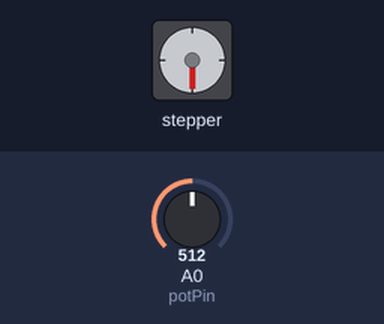
The sketch below on a simulated Arduino Uno, built with avr-gcc and run on an emulated ATmega328P. Parts: stepper motor. Wiring (inferred from the names in the program): stepper motor driver (800 steps per turn assumed): step pin 3; direction pin 2. The test bench sets the inputs (shaded band); at power-on: A0 (potPin) = 512.

Above: at 1.8 s.
1.9 s: A0 (potPin) set to 716
At 2.9 s:
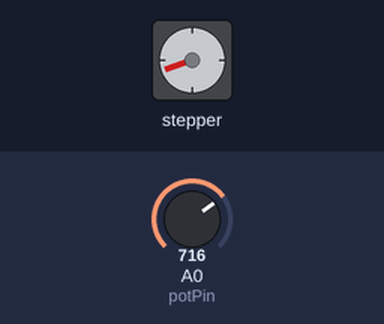
3.7 s: A0 (potPin) set to 900
At 5.0 s:
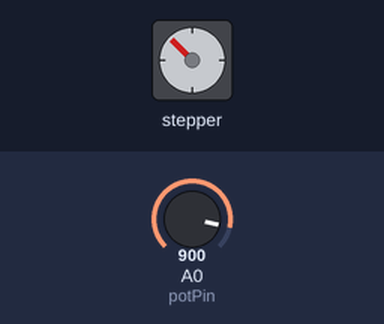
5.5 s: A0 (potPin) set to 1023
At 6.0 s:
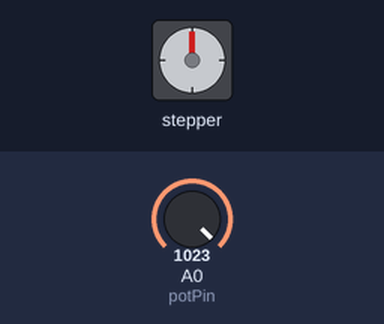
7.2 s: A0 (potPin) set to 511
At 8.9 s:
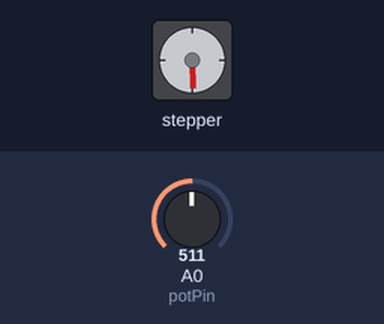
9.6 s: A0 (potPin) set to 306
At 10.6 s:
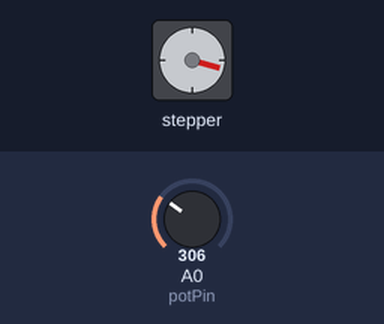
Timing chart, 0 to 12.5 s (numbered marks = the images above; inputs shaded):
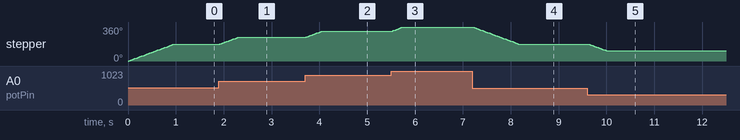

The sketch:

motor_angle_test.ino
```cpp
#define dirPin 2
#define stepPin 3
#define potPin A0

const int stepsPerRevolution = 800; // Adjust for your stepper motor
int lastStepCount = 0;

void setup() {
  pinMode(stepPin, OUTPUT);
  pinMode(dirPin, OUTPUT);
  pinMode(potPin, INPUT);
  Serial.begin(9600);
}

void stepMotor(int steps, int direction) {
  digitalWrite(dirPin, direction);

  for (int i = 0; i < steps; i++) {
    digitalWrite(stepPin, HIGH);
    delayMicroseconds(1200); // Increased delay for smoother movement
    digitalWrite(stepPin, LOW);
    delayMicroseconds(1200);
  }
}

void loop() {
  int potValue = analogRead(potPin);
  int targetAngle = map(potValue, 0, 1023, 0, 360);
  int targetSteps = map(targetAngle, 0, 360, 0, stepsPerRevolution);

  int stepDifference = targetSteps - lastStepCount;

  if (stepDifference != 0) {
    stepMotor(abs(stepDifference), (stepDifference > 0) ? HIGH : LOW);
    lastStepCount = targetSteps;
  }

  delay(50); // Stabilizes readings
}
```

Measured:
- after the input at 1.9 s, stepper: turns 70° clockwise in 0.37 s, starting at once
- after the input at 3.7 s, stepper: turns 65° clockwise in 0.34 s, starting at once
- after the input at 5.5 s, stepper: turns 45° clockwise in 0.23 s, starting at once
- after the input at 7.2 s, stepper: turns 182° counter-clockwise in 0.97 s, starting at once
- after the input at 9.6 s, stepper: turns 72° counter-clockwise in 0.38 s, starting at once
- by itself, stepper: turns 180° clockwise in 0.94 s
